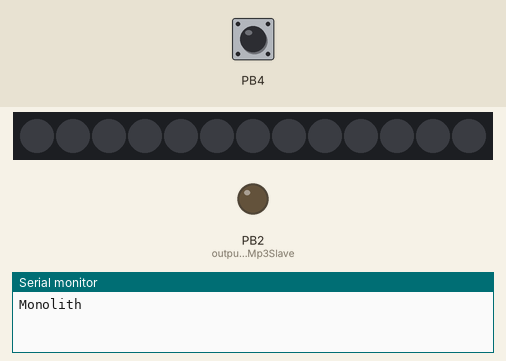
Simulated run of this sketch. Board: ATtiny85, built with avr-gcc and run on an emulated ATtiny85. Parts: 13 RGB LEDs in strip order, left to right, output pins drawn as LEDs (lit = HIGH), the last lines printed to the serial monitor. The inputs (shaded band) are chosen by the test bench; at power-on: PB4 HIGH. Dim RGB values are drawn brighter than linear.

Above: at 1.2 s.
1.3 s: PB4 pulled LOW for 3.2 s
At 4.75 s:
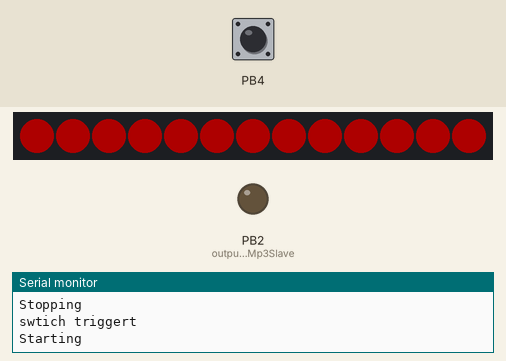
6.0 s: PB4 pulled LOW for 0.15 s
At 7.0 s:
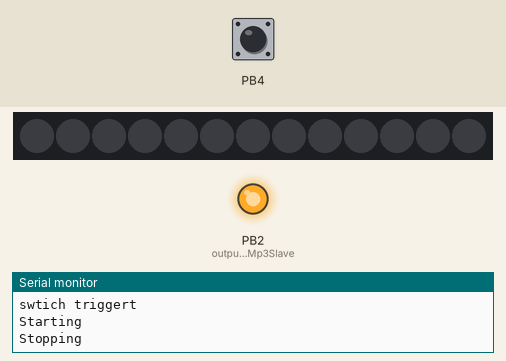
7.6 s: PB4 pulled LOW for 0.15 s
At 9.03 s:
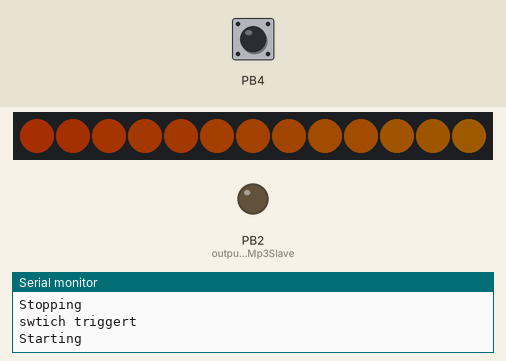
10.7 s: PB4 pulled LOW for 1 s
At 13.45 s:
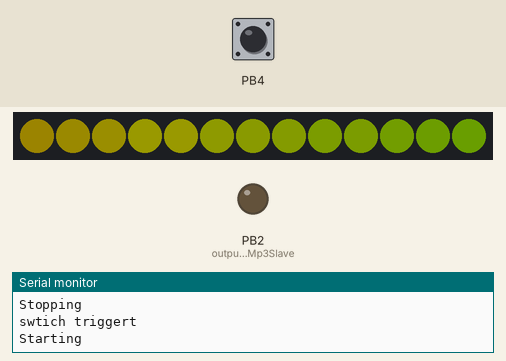
16.2 s: PB4 pulled LOW for 0.15 s
At 17.6 s:
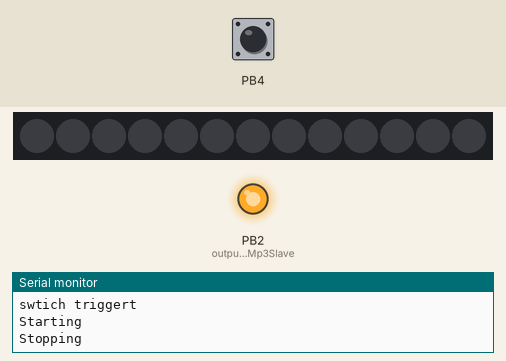
17.8 s: PB4 pulled LOW for 0.15 s
At 20.52 s:
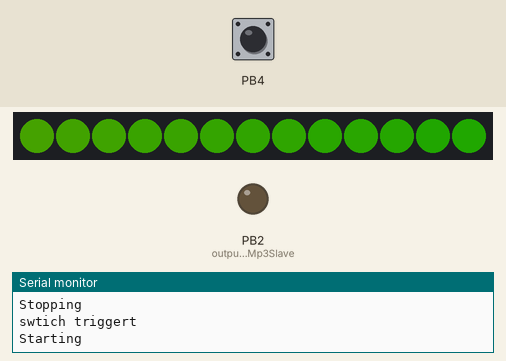
Timing chart, 0 to 22.0 s (numbered marks = the images above; inputs shaded):
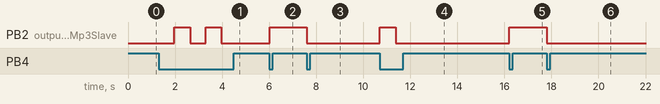

The sketch:

monolith.ino
```cpp
#include <Adafruit_NeoPixel.h>
#include <RCSwitch.h>

#ifdef __AVR__
  #include <avr/power.h>
#endif

#define PIN A1

RCSwitch recevier = RCSwitch();
const int pinSwitch = A2; //Pin Reed
int running = 0;
int statusPhase1 = HIGH;
int outputToMp3Slave = 2;   // PIN to slave

// Parameter 1 = number of pixels in strip
// Parameter 2 = Arduino pin number (most are valid)
// Parameter 3 = pixel type flags, add together as needed:
//   NEO_KHZ800  800 KHz bitstream (most NeoPixel products w/WS2812 LEDs)
//   NEO_KHZ400  400 KHz (classic 'v1' (not v2) FLORA pixels, WS2811 drivers)
//   NEO_GRB     Pixels are wired for GRB bitstream (most NeoPixel products)
//   NEO_RGB     Pixels are wired for RGB bitstream (v1 FLORA pixels, not v2)
//   NEO_RGBW    Pixels are wired for RGBW bitstream (NeoPixel RGBW products)
Adafruit_NeoPixel strip = Adafruit_NeoPixel(13, PIN, NEO_GRB + NEO_KHZ800);

// IMPORTANT: To reduce NeoPixel burnout risk, add 1000 uF capacitor across
// pixel power leads, add 300 - 500 Ohm resistor on first pixel's data input
// and minimize distance between Arduino and first pixel.  Avoid connecting
// on a live circuit...if you must, connect GND first.

void setup() {
  recevier.enableReceive(3);
  pinMode(outputToMp3Slave, OUTPUT);
  digitalWrite(outputToMp3Slave, LOW);
  // This is for Trinket 5V 16MHz, you can remove these three lines if you are not using a Trinket
  #if defined (__AVR_ATtiny85__)
    if (F_CPU == 16000000) clock_prescale_set(clock_div_1);
  #endif
  // End of trinket special code

  pinMode(pinSwitch, INPUT_PULLUP);
  strip.begin();
  strip.setBrightness(50);
  strip.show(); // Initialize all pixels to 'off'
  Serial.begin(9600);
  Serial.println("Monolith");
}

void loop() {
  statusPhase1 = digitalRead(pinSwitch);
  if (statusPhase1 == LOW || isRadioSignaltriggert()){ //swtich triggert
    Serial.println("swtich triggert");
    if (running == 1) {
      Serial.println("Stopping");
      digitalWrite(outputToMp3Slave, HIGH);
      running = 0;
      colorWipe(strip.Color(0, 0, 0), 50); // off
    } else {
      Serial.println("Starting");
      digitalWrite(outputToMp3Slave, LOW);
      colorWipe(strip.Color(255, 0, 0), 50); // red
      running = 1;
    }
  }

  if (running == 1) {
    rainbow(30);
  }
}

int isRadioSignaltriggert (){
  if (recevier.available()) // Wenn ein Code Empfangen wird...
  {
    int value = recevier.getReceivedValue(); // Empfangene Daten werden unter der Variable "value" gespeichert.

    if (value == 0) {
      Serial.println("Unbekannter Code");
    } // Wenn die Empfangenen Daten "0" sind, wird "Unbekannter Code" angezeigt.

    else {
      Serial.print("Empfangen: ");
      Serial.println( recevier.getReceivedValue() );
      if (value == 1111){
        return true;
      }
    } // Wenn der Empfangene Code brauchbar ist, wird er hier an den Serial Monitor gesendet.

    recevier.resetAvailable(); // Hier wird der Empfänger "resettet"
  }
  return false;
}

// Slightly different, this makes the rainbow equally distributed throughout
void rainbowCycle(uint8_t wait) {
  uint16_t i, j;

  for(j=0; j<256*5; j++) { // 5 cycles of all colors on wheel
    for(i=0; i< strip.numPixels(); i++) {
      strip.setPixelColor(i, Wheel(((i * 256 / strip.numPixels()) + j) & 255));
    }
    strip.show();
    delay(wait);
  }
}


void rainbow(uint8_t wait) {
  uint16_t i, j;

  for(j=0; j<256; j++) {
    for(i=0; i<strip.numPixels(); i++) {
      strip.setPixelColor(i, Wheel((i+j) & 255));
    }
    strip.show();
    statusPhase1 = digitalRead(pinSwitch);
    if (statusPhase1 == LOW){ //swtich triggert
       Serial.println("Stopping");
       digitalWrite(outputToMp3Slave, HIGH);
       colorWipe(strip.Color(0, 0, 0), 50); // off
       running = 0;
       break;
    }
    delay(wait);
  }
}

// Fill the dots one after the other with a color
void colorWipe(uint32_t c, uint8_t wait) {
  for(uint16_t i=0; i<strip.numPixels(); i++) {
    strip.setPixelColor(i, c);
    strip.show();
    delay(wait);
  }
}

// Input a value 0 to 255 to get a color value.
// The colours are a transition r - g - b - back to r.
uint32_t Wheel(byte WheelPos) {
  WheelPos = 255 - WheelPos;
  if(WheelPos < 85) {
    return strip.Color(255 - WheelPos * 3, 0, WheelPos * 3);
  }
  if(WheelPos < 170) {
    WheelPos -= 85;
    return strip.Color(0, WheelPos * 3, 255 - WheelPos * 3);
  }
  WheelPos -= 170;
  return strip.Color(WheelPos * 3, 255 - WheelPos * 3, 0);
}
```

Measured:
- after the input at 1.3 s, PB2 (outputToMp3Slave): alternates HIGH for 0.67 s and LOW for 0.67 s, 4 changes in all, then stays LOW, starting after 0.67 s; the LEDs: first change at once (image 1 shows a later state)
- after the input at 6.0 s, PB2 (outputToMp3Slave): LOW → HIGH at once; the LEDs: first change at once (image 2 shows a later state)
- after the input at 7.6 s, PB2 (outputToMp3Slave): HIGH → LOW at once; the LEDs: first change at once (image 3 shows a later state)
- after the input at 10.7 s, PB2 (outputToMp3Slave): LOW → HIGH at once, → LOW 0.67 s later; the LEDs: first change at once (image 4 shows a later state)
- after the input at 16.2 s, PB2 (outputToMp3Slave): LOW → HIGH at once; the LEDs: first change at once (image 5 shows a later state)
- after the input at 17.8 s, PB2 (outputToMp3Slave): HIGH → LOW at once; the LEDs: first change at once (image 6 shows a later state)
